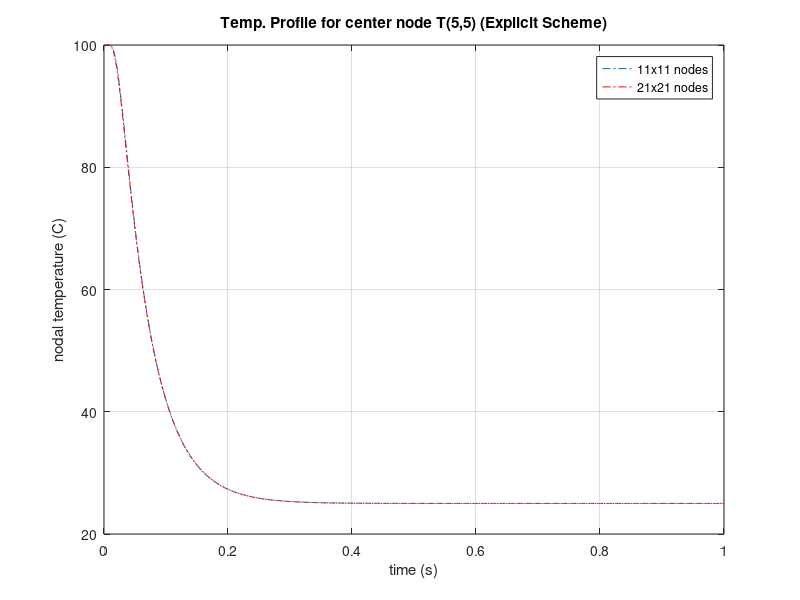
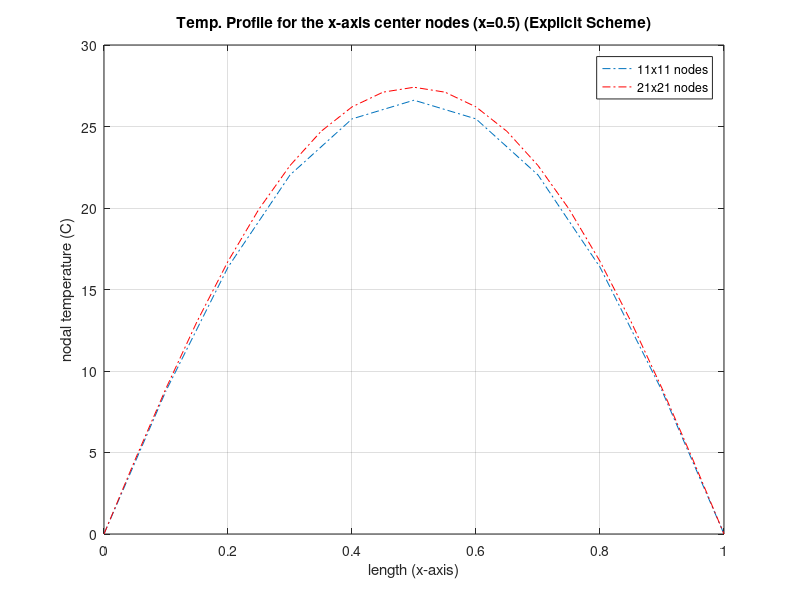
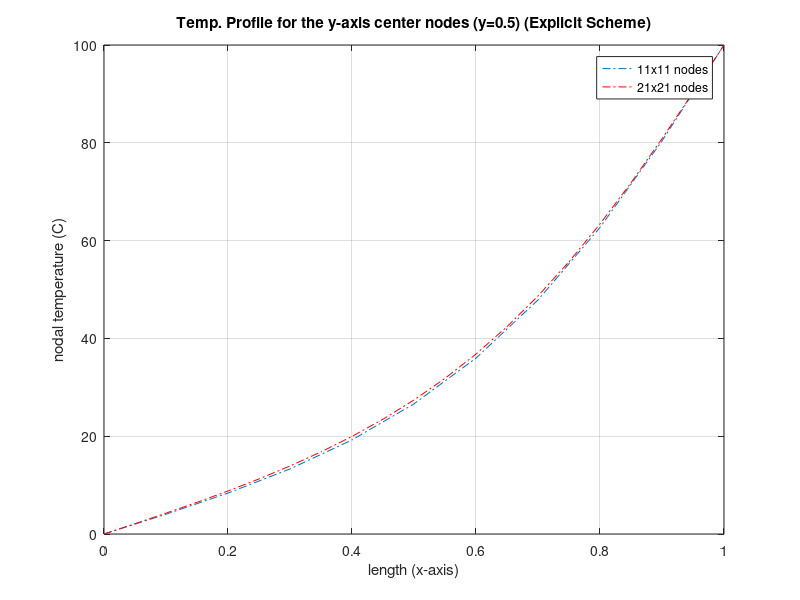

Reproduce these figures in MATLAB, in order.
% Explicit Scheme 2D Heat
% Finite Difference Method

clear all
clc

% General input
T = 1.0; % simulation time
format long
Fo = 0.18;
f = Fo;
g = 1 - (4 * Fo);
temp = 100;

% THIS SECTION CALCULATES TEMPs FOR N=11
ms = 11; % matrix size
dxa = 1 / (ms - 1); % length of dx, same as dy
dta = Fo * dxa^2; 
ta = (dta:dta:T); % sample times
xa = (0:dxa:1); % length
nta = length(ta); % time marching length
ma = ms^2; % sizing of the matrix
na = ms^2;
TPa = zeros(ma, 1);
TP1a = zeros(ma, nta);
aa = zeros(ma, na); % declaration of the sparse matrix

for e = 1:ma
    aa(e, e) = 1; % inserting 1's on the diagonal elements
end

for ee = 1:(ms - 2)
    for e = 2:(ms - 1)
        qa = (ms * ee) + e;
        TPa(qa) = temp;
        aa(qa, qa) = g;
        aa(qa, qa - 1) = f;
        aa(qa, qa + 1) = f;
        aa(qa, qa - ms) = f;
        aa(qa, qa + ms) = f;
    end
end

TPa(((ma - ms) + 1):ma) = temp;

% below is the time-marching calculation
TP1a(:, 1) = TPa;
for d = 2:nta
    TP1a(:, d) = aa * TPa;
    TPa = TP1a(:, d);
end

z1a = (ma - ms) / 2 + 1; % declaring the range for the x-center line nodes
z2a = (ma + ms) / 2;
z3a = (ms + 1) / 2 * ones(1, ms); % declaring the range for the y-center line nodes
for k = 2:ms
    z3a(k) = z3a(1) + ((k - 1) * ms);
end

ca = zeros(1, ms);
for k = 1:ms
    ca(k) = TP1a(z3a(k), ma);
end

t11a = ta; % n=11
TP111a = TP1a(((ma + 1) / 2), :); % n=11
x11b = xa; % n=11
TP111b = TP1a(z1a:z2a, ma); % n=11
c11c = ca; % n=11

figure(1), plot(t11a, TP111a, '-.')
grid on
hold on

figure(2), plot(x11b, TP111b, '-.')
grid on
hold on

figure(3), plot(x11b, c11c, '-.')
grid on
hold on

% THIS SECTION CALCULATES TEMPs FOR N=21
ms = 21; % matrix size
dxb = 1 / (ms - 1); % length of dx, same as dy
dtb = Fo * dxb^2; 
tb = (dtb:dtb:T); % sample times
xb = (0:dxb:1); % length
ntb = length(tb); % time marching length
mb = ms^2; % sizing of the matrix
nb = ms^2;
TPb = zeros(mb, 1);
TP1b = zeros(mb, ntb);
ab = zeros(mb, nb); % declaration of the sparse matrix

for e = 1:mb
    ab(e, e) = 1; % inserting 1's on the diagonal elements
end

for ee = 1:(ms - 2)
    for e = 2:(ms - 1)
        qb = (ms * ee) + e;
        TPb(qb) = temp;
        ab(qb, qb) = g;
        ab(qb, qb - 1) = f;
        ab(qb, qb + 1) = f;
        ab(qb, qb - ms) = f;
        ab(qb, qb + ms) = f;
    end
end

TPb(((mb - ms) + 1):mb) = temp;

% below is the time-marching calculation
TP1b(:, 1) = TPb;
for d = 2:ntb
    TP1b(:, d) = ab * TPb;
    TPb = TP1b(:, d);
end

z1b = (mb - ms) / 2 + 1; % declaring the range for the x-center line nodes
z2b = (mb + ms) / 2;
z3b = (ms + 1) / 2 * ones(1, ms); % declaring the range for the y-center line nodes
for k = 2:ms
    z3b(k) = z3b(1) + ((k - 1) * ms);
end

cb = zeros(1, ms);
for k = 1:ms
    cb(k) = TP1b(z3b(k), mb);
end

t21a = tb; % n=21
TP121a = TP1b(((mb + 1) / 2), :); % n=21
x21b = xb; % n=21
TP121b = TP1b(z1b:z2b, mb); % n=21
c21c = cb; % n=21

figure(1), plot(t21a, TP121a, 'r-.')
grid on
xlabel('time (s)')
ylabel('nodal temperature (C)')
title('Temp. Profile for center node T(5,5) (Explicit Scheme)')
legend('11x11 nodes', '21x21 nodes')

figure(2), plot(x21b, TP121b, 'r-.')
grid on
xlabel('length (x-axis)')
ylabel('nodal temperature (C)')
title('Temp. Profile for the x-axis center nodes (x=0.5) (Explicit Scheme)')
legend('11x11 nodes', '21x21 nodes')

figure(3), plot(x21b, c21c, 'r-.')
grid on
xlabel('length (x-axis)')
ylabel('nodal temperature (C)')
title('Temp. Profile for the y-axis center nodes (y=0.5) (Explicit Scheme)')
legend('11x11 nodes', '21x21 nodes')
